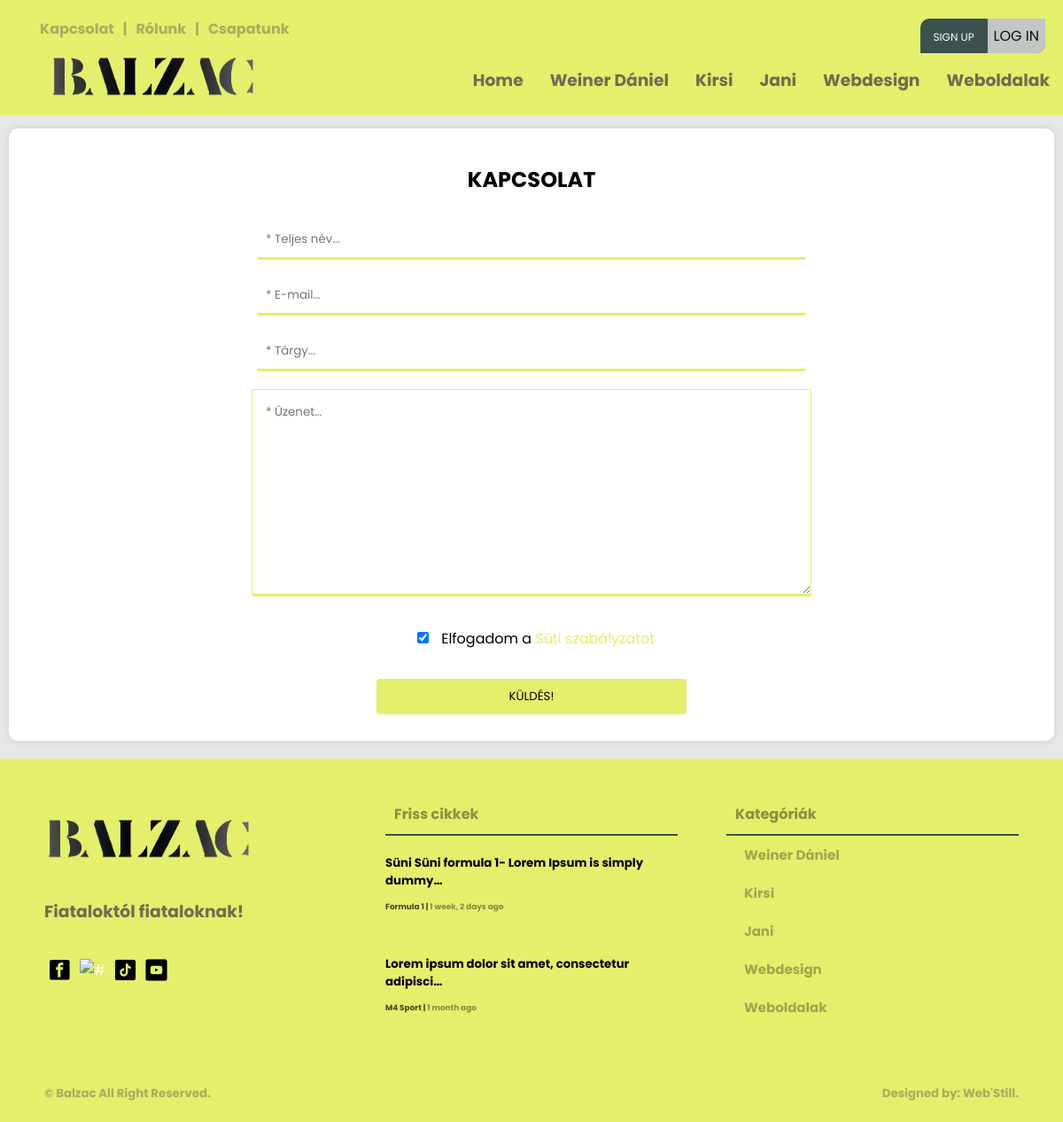
The page /kapcsolat/ on the database its author committed.
### creationboard/models.py (models this page shows, shortened)
class Category(models.Model):
    user = models.ForeignKey(User, null=True, on_delete=models.CASCADE)
    name = models.CharField(max_length=200)
    class Meta:
        ordering = ['-id']

class Article(models.Model):
    user = models.ForeignKey(User, on_delete=models.CASCADE)
    title = models.CharField(max_length=200)
    created = models.DateTimeField(auto_now_add=True, null=True)
    updated = models.DateTimeField(auto_now=True, null=True)
    articletype = models.CharField(null=False, blank=False, max_length=100)
    body = RichTextUploadingField(max_length=1000000) #ez itt lehetne RichTextUploadingField is
    indeximg = models.ImageField(upload_to="images/", default="images/home9.jpg")
    category = models.CharField(max_length=100, null=False, blank=False)
    status = models.CharField(max_length=10, choices=STATUS_CHOICES, default='pending')
    class Meta:
        ordering = ['-created']

### main/views.py (the view, shortened to what this page needs)
# urls.py: path('kapcsolat/', views.contactUs, name='contact-us'),
def contactUs(request):
    footarticle = models.Article.objects.filter(status='approved')[0:2]
    navcategory = models.Category.objects.all()[0:5]
    form = ContactForm()
    context = {'form': form, 'category2': navcategory, 'article4': footarticle}
    return render(request, 'main/contact-us.html', context)

### main/forms.py
class ContactForm(ModelForm):
    class Meta:
        model = ContactUs
        fields = ('fullname', 'email', 'obj', 'body', 'cookieaccept')
        labels = {
            'fullname': '',
            'email': '',
            'obj': '',
            'body': '',
            'cookieaccept': '',
        }
        widgets = {
            'fullname': forms.TextInput(attrs={'class': 'first-input', 'placeholder': '* Teljes név...'}),
            'email': forms.EmailInput(attrs={'class': 'first-input', 'placeholder': '* E-mail...'}),
            'obj': forms.TextInput(attrs={'class': 'first-input', 'placeholder': '* Tárgy...'}),
            'body': forms.Textarea(attrs={'class': '', 'placeholder': '* Üzenet...'}),
            'cookieaccept': forms.CheckboxInput(attrs={'required': 'required'}),
        }

### templates/main/contact-us.html (shortened to what this page needs)
{% load static %}
<!DOCTYPE html>
<html>
<head>
	<link rel="stylesheet" type="text/css" href="{% static 'main/style.css' %}">
</head>
<body>
	{% include 'main/navbar.html' %}
		<main>
			<div class="wrapper">
				<div class="row">
					<div class="card-05">
						<h2 align="center">KAPCSOLAT</h2>
						<div>
							<form class="contact-us-input-lay" method="POST" >
								{{ form.fullname }}
									{{ form.email }}
									{{ form.obj }}
								{{ form.body }}
								<div class="accept-box">
									{{ form.cookieaccept }}
									<label for="privacy">Elfogadom a <a style="color: #e4ef6c" href="#">Süti szabályzatot</a></label>
								</div>
									<button class="send-btn" type="submit">KÜLDÉS!</button>
						</div>
					</div>
				</div>
			</div>
		</main>
		{% include 'main/footer.html' %}
</body>
</html>

### templates/main/navbar.html (shortened to what this page needs)
{% load static %}
<div class="screen-big">
<nav>
    <div class="nav-one nav-flex">
        <div class="left flex">
            <ul class="top-header mt-0">
                <li><a href="{% url 'contact-us' %}"><h4>Kapcsolat</h4></a></li>
                <li><h4>|</h4></li>
                <li><a href="{% url 'about-us' %}"><h4>Rólunk</h4></a></li>
                <li><h4>|</h4></li>
                <li><a href="{% url 'team-index' %}"><h4>Csapatunk</h4></a></li>
            </ul>
        </div>
        <div class="right flex">
                <ul class="top-header">
                    {% if request.user.is_authenticated %}
                    <li>
                        <div class="header-profile-pic">
                            <div class="pic">
                                <span class="material-symbols-outlined">account_circle</span>
                            </div>
                            <div class="header-profile-info">
                                <h4><a href="{% url 'profile-page' request.user.username %}">@{{ request.user }}</a></h4>
                                <h6><a href=""><span class="material-symbols-outlined">mail_lock</span>{{ request.user.email }}</a></h6>
                            </div>
                        </div>
                    </li>
                    <!--<li><h4><a href="{% url 'profile-page' request.user.username %}">Hello, @{{ request.user }}</a></h4></li>
                    <li><h4>|</h4></li>
                    <li><h4><a href="{% url 'logout' %}"><span class="material-symbols-outlined">logout</span>Kijelentkezés</a></h4></li>-->
                    {% else %}
                    <ul class="foot-icon-margin pd-0">
                        <li class="signup-or-login"><a href="{% url 'register' %}" class="sign-up">Sign up</a><a href="{% url 'login' %}"><button class="login-btn">Log in</button></a></li>
                    </ul>
                    {% endif %}
                </ul>
        </div>
    </div>
    <div class="nav-two nav-flex">
        <div class="left flex">
            <ul>
                <a href="{% url 'index' %}"><li><img src="{% static 'main/pics/logo.png' %}" class="logo-img" alt="#" /></li>
            </ul>
        </div>
        <div class="right">
            <div class="social media">
                <ul>
                    <li><a href="{% url 'index' %}"><h3>Home</h3></a></li>
                    {% for category in category2 %}
                        <li><a href="{% url 'article-page' category.name %}"><h3>{{ category.name }}</h3></a></li>
                    {% endfor %}
                </ul>
            </div>
        </div>
    </div>
</nav>
</div>

### templates/main/footer.html
{% load static %}
<footer>
    <div class="footer">
        <div class="footer-cols footer-firts">
            <div class="col-01">
                <ul class="pd-0">
                    <a href="{% url 'index' %}"><li><img src="{% static 'main/pics/logo.png' %}" class="logo-img" alt="#" /></li>
                </ul>
                <h3>Fiataloktól fiataloknak!</h3>
                <ul class="foot-icon-margin pd-0">
                    <a href="https://www.facebook.com/profile.php?id=100090612766620" target="blank"><li><img src="{% static 'main/pics/facebook.png' %}" class="icon-img" alt="#" target="blank" /></a></li>
                    <a href="https://www.instagram.com/balzacponthu/" target="blank"><li><img src="{% static 'main/pics/instagram.png' %}" class="icon-img" alt="#" /></li></a>
                    <a href="https://www.tiktok.com/@balzac.ujsag" target="blank"><li><img src="{% static 'main/pics/tiktok.png' %}" class="icon-img" alt="#" /></li></a>
                    <a href="https://www.youtube.com/@balzacujsag" target="blank"><li><img src="{% static 'main/pics/youtube.png' %}" class="icon-img" alt="#" /></li></a>
                </ul>
            </div>
            <div class="col-02">
                <div class="box-title">
                    <h4 class="txt-black">Friss cikkek<h4>
                </div>
                {% for article in article4 %}
                <ul class="pd-0">
                    <li><a href="{% url 'article' article.id %}" class="footer-article-text">
                        <h5 class="mt-1 mb-1">{{ article.title|truncatechars:49 }}</h5>
                        <h6 class="m-0">{{ article.body|truncatechars:30|safe }}</h6>
                        <small class="black"><span><a href="{% url 'article-page' article.category %}" class="black">{{ article.category }} </a></span>  |  <span><a class="black"> {{ article.created|timesince }} ago</a></span></small>
                    </a></li>
                </ul>
                {% endfor %}
            </div>
            <div class="col-03">
                <div class="box-title">
                    <h4 class="txt-black">Kategóriák<h4>
                </div>
                <div class="box-categories">
                    <ul>
                        {% for category in category2 %}
                        <li><a href="{% url 'article-page' category.name %}" class="txt-black">{{ category.name }}</a></li>
                        {% endfor %}
                    </ul>
                </div>
            </div>
        </div>
        <div class="footer-second">
            <div>
                <h5><a href="#"> &copy; Balzac</a> All Right Reserved.<h5>
            </div>
            <div>
                <h5><a href="">Designed by: Web'Still.</a><h5>
            </div>
        </div>
    </div>
</footer>

### rows shown on the page
Category: name "Weiner Dániel"
Category: name "Kirsi"
Category: name "Jani"
Category: name "Webdesign"
Category: name "Weboldalak"
Article: title "Süni Süni formula 1- Lorem Ipsum is simply dummy…", category "Formula 1", created "1 week, 2 days"
Article: title "Lorem ipsum dolor sit amet, consectetur adipisci…", category "M4 Sport", created "1 month"
